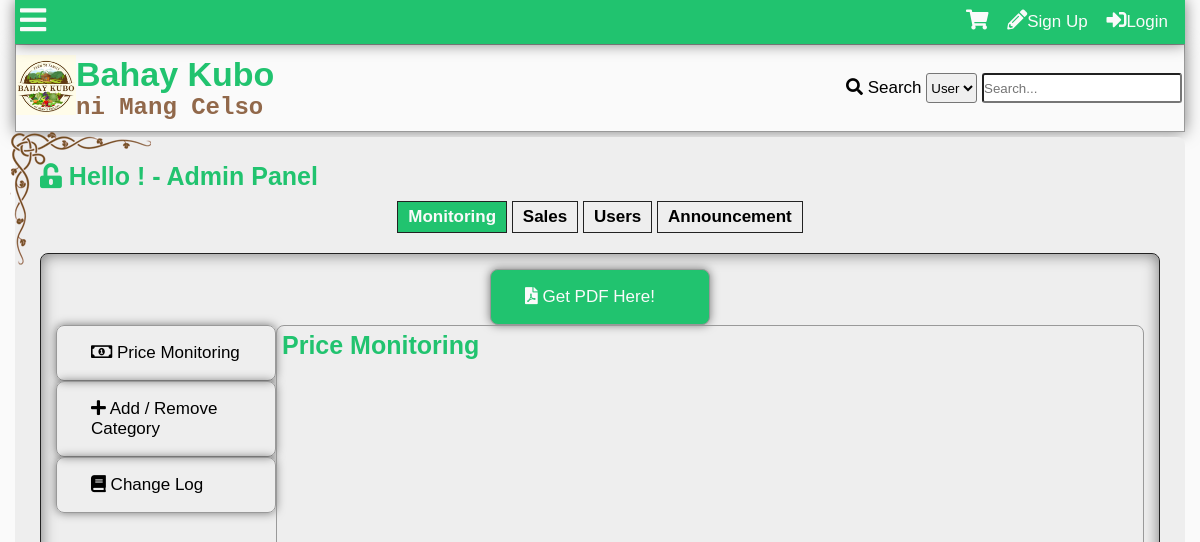
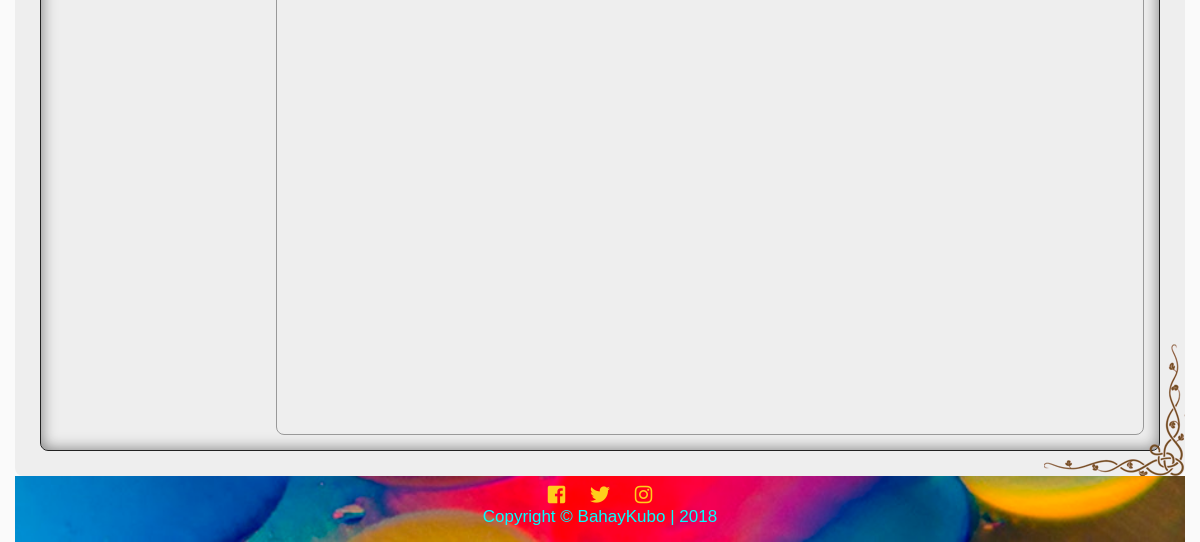
/adminpanel.php, run on an earlier commit of the app's database (2 pictures, top to bottom).
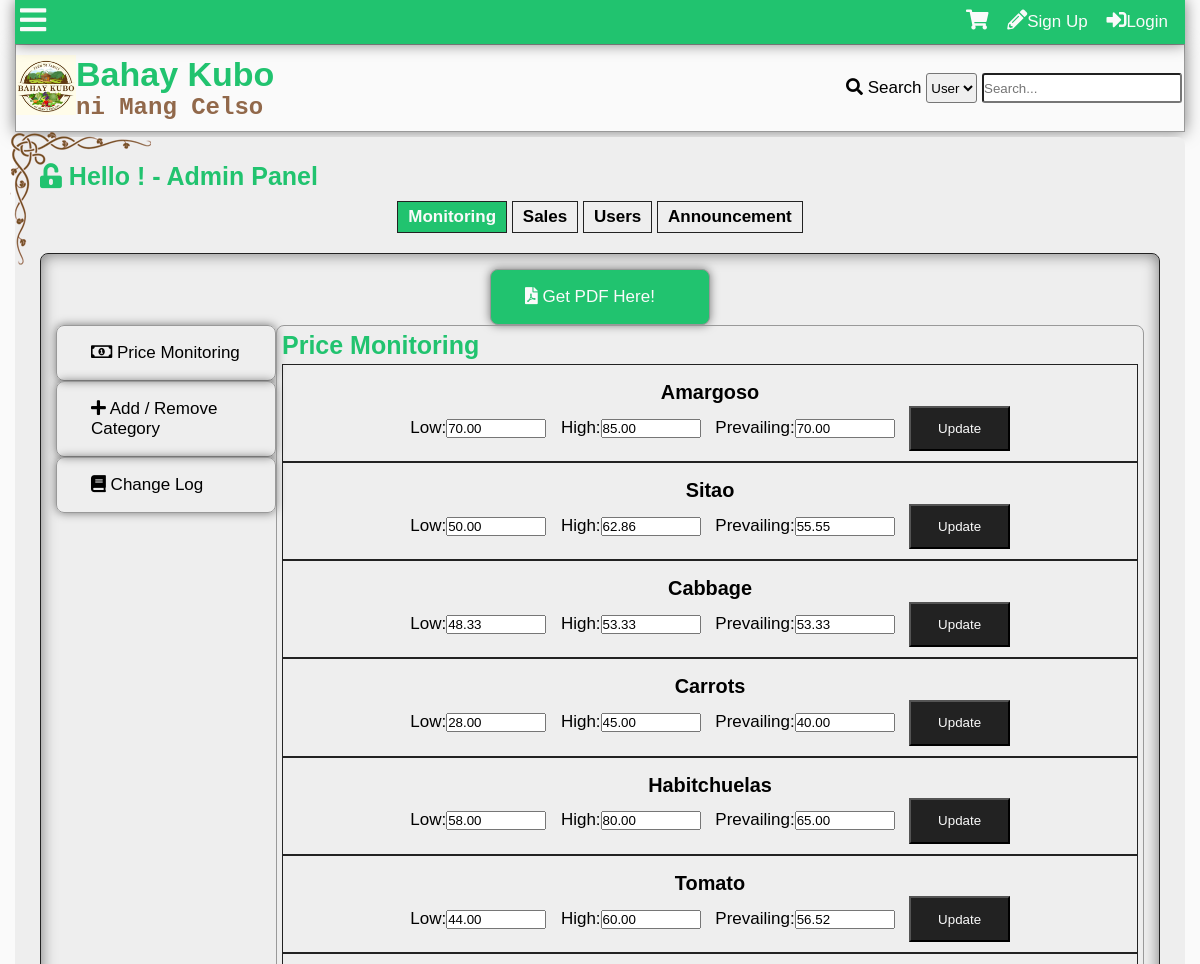
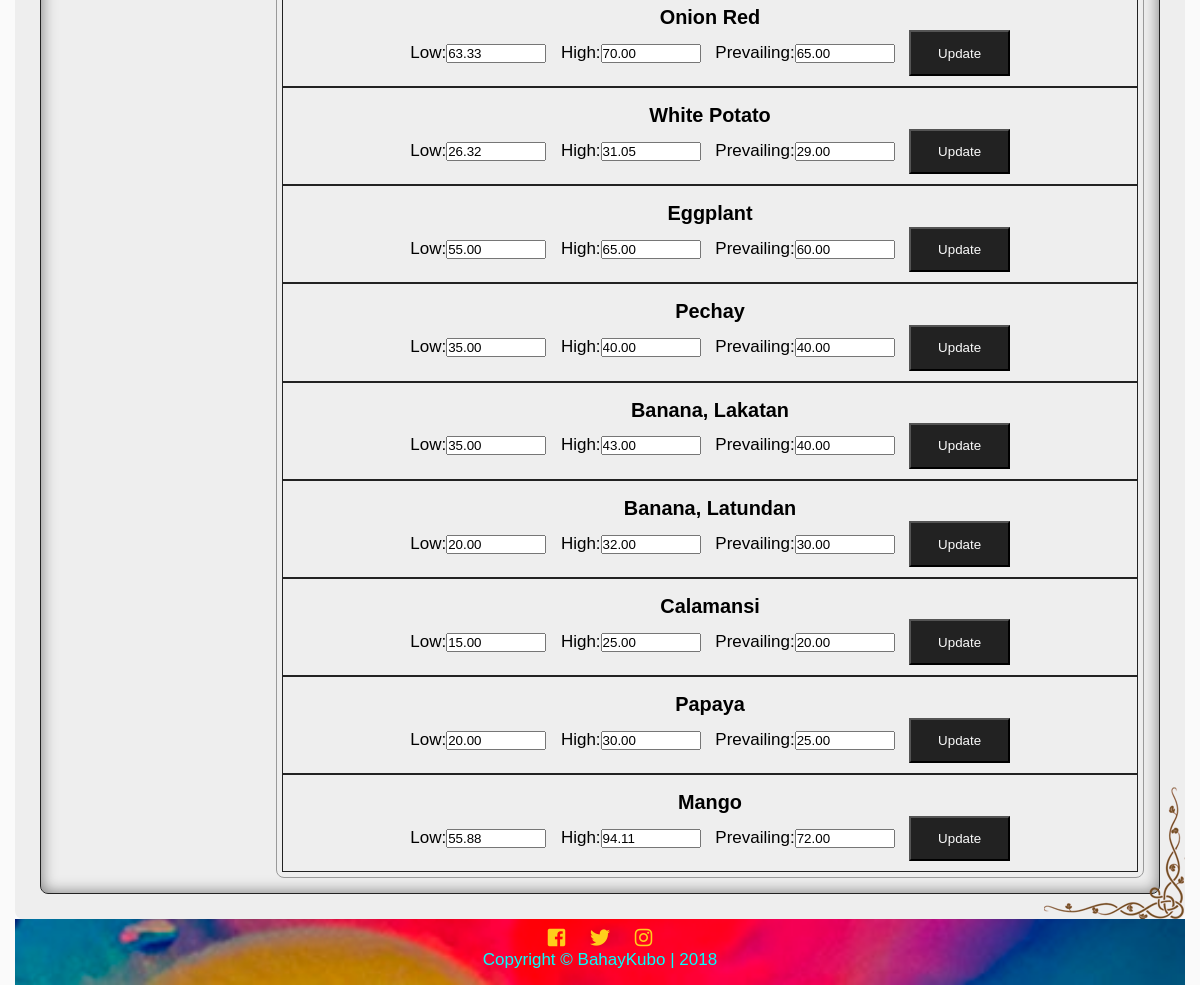
And on a later commit of the database (2 pictures, top to bottom).
### tables this page shows
CREATE TABLE `tblcategory` (
  `categoryid` int(11) NOT NULL,
  `category` varchar(100) NOT NULL,
  `status` int(11) NOT NULL,
  `low` decimal(10,2) NOT NULL,
  `high` decimal(10,2) NOT NULL,
  `prevailing` decimal(10,2) NOT NULL
);

### adminpanel.php (the view, shortened to what this page needs)
<?php
include'functions.php';
require_once'connection.php';
?>
<!DOCTYPE html>
<html lang="en">
<head>
    <link rel="stylesheet" href="css/style.css">
  	<link rel="stylesheet" href="css/fontawesome-all.css">
<body>
	<div class="main-container">
		<div class="other-content">
			<h1><i class="fas fa-unlock-alt"></i> Hello <?php echo $_SESSION['name']?>! - Admin Panel</h1>
			<div id="admin-tab">
				<a id="monitoring-tab" onclick="showMonitoringTab()">Monitoring</a>
				<a id="sales-tab" onclick="showSalesTab()">Sales</a>
				<a id="report-tab" onclick="showReportTab()">Users</a>
				<a id="announcement-tab" onclick="showAnnouncementTab()">Announcement</a>
			</div>
			<div id="admin-body">
			<div id="monitoring">
				<div class="top-pdf">
					<a href="https://psa.gov.ph/content/psa-media-service-market-prices-selected-commodities-metro-manila" class="get-pdf" target="_blank"><i class="fas fa-file-pdf"></i> Get PDF Here!</a>
				</div>
				<div class="left-monitoring">
					<div class="monitoring-option" onclick="setPrice()"><i class="far fa-money-bill-alt"></i> Price Monitoring</div>
					<div class="monitoring-option" onclick="addNewCategory()"><i class="fas fa-plus"></i> Add / Remove Category</div>
					<div class="monitoring-option" onclick="priceHistory()"><i class="fas fa-book"></i> Change Log</div>
				</div>
				<div class="empty"></div>
				<div class="right-monitoring">
					<div id="set-price">
						<h1>Price Monitoring</h1>
						<ul class="price-ul">
<?php
	$sql = "SELECT categoryid, category, low ,high, prevailing FROM tblcategory";
	$result = $conn->query($sql);
	while($row = $result->fetch_object()){
		$id = $row->categoryid;
		$category = $row->category;
		$low = $row->low;
		$high = $row->high;
		$prevailing = $row->prevailing;
		echo '<li id="li-'.$id.'">
		<h3>'.$category.'</h3>
			<div class="price-input">
				Low:<input type="number" id="low-'.$id.'" value="'.$low.'">
			</div>
			<div class="price-input">
				High:<input type="number" id="high-'.$id.'" value="'.$high.'">
			</div>
			<div class="price-input">
				Prevailing:<input type="number" id="prev-'.$id.'" value="'.$prevailing.'">
			</div>
			<div class="price-input">
				<button class="price-button" onclick="updatePrice(this)" value="'.$id.'">Update</button>
			</div>
		</li>';
	}
?>
						</ul>
					</div>
				</div>
			</div>
			</div>
		</div>
	</div>
</body>
</html>

What changed in the data, as far as the page shows it:
added tblcategory: category "Amargoso", low "70.00", high "85.00", prevailing "70.00", $id 1 (drawn)
added tblcategory: category "Sitao", low "50.00", high "62.86", prevailing "55.55", $id 2 (drawn)
added tblcategory: category "Cabbage", low "48.33", high "53.33", prevailing "53.33", $id 3 (drawn)
added tblcategory: category "Carrots", low "28.00", high "45.00", prevailing "40.00", $id 4 (drawn)
added tblcategory: category "Habitchuelas", low "58.00", high "80.00", prevailing "65.00", $id 5 (drawn)
added tblcategory: category "Tomato", low "44.00", high "60.00", prevailing "56.52", $id 6 (drawn)
added tblcategory: category "Onion Red", low "63.33", high "70.00", prevailing "65.00", $id 7 (drawn)
added tblcategory: category "White Potato", low "26.32", high "31.05", prevailing "29.00", $id 8 (drawn)
added tblcategory: category "Eggplant", low "55.00", high "65.00", prevailing "60.00", $id 9 (drawn)
added tblcategory: category "Pechay", low "35.00", high "40.00", prevailing "40.00", $id 10 (drawn)
added tblcategory: category "Banana, Lakatan", low "35.00", high "43.00", prevailing "40.00", $id 11 (drawn)
added tblcategory: category "Banana, Latundan", low "20.00", high "32.00", prevailing "30.00", $id 12 (drawn)
added tblcategory: category "Calamansi", low "15.00", high "25.00", prevailing "20.00", $id 13 (drawn)
added tblcategory: category "Papaya", low "20.00", high "30.00", prevailing "25.00", $id 14 (drawn)
added tblcategory: category "Mango", low "55.88", high "94.11", prevailing "72.00", $id 15 (drawn)
